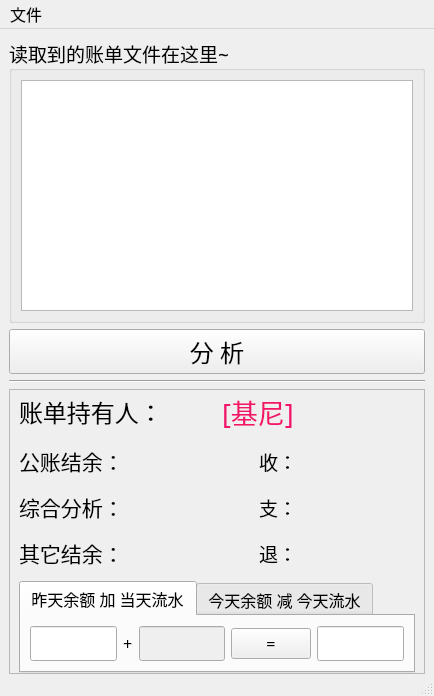
<?xml version="1.0" encoding="UTF-8"?>
<ui version="4.0">
 <class>MainWindow</class>
 <widget class="QMainWindow" name="MainWindow">
  <property name="geometry">
   <rect>
    <x>0</x>
    <y>0</y>
    <width>434</width>
    <height>696</height>
   </rect>
  </property>
  <property name="windowTitle">
   <string>账单分析器</string>
  </property>
  <widget class="QWidget" name="centralwidget">
   <layout class="QVBoxLayout" name="verticalLayout_2" stretch="1,1,3,1">
    <property name="bottomMargin">
     <number>0</number>
    </property>
    <item>
     <widget class="QGroupBox" name="groupBox">
      <property name="sizePolicy">
       <sizepolicy hsizetype="Preferred" vsizetype="Preferred">
        <horstretch>0</horstretch>
        <verstretch>0</verstretch>
       </sizepolicy>
      </property>
      <property name="font">
       <font>
        <family>微软雅黑</family>
        <pointsize>14</pointsize>
       </font>
      </property>
      <property name="title">
       <string>读取到的账单文件在这里~</string>
      </property>
      <layout class="QHBoxLayout" name="horizontalLayout">
       <item>
        <widget class="QListWidget" name="l01">
         <property name="sizePolicy">
          <sizepolicy hsizetype="Expanding" vsizetype="Expanding">
           <horstretch>0</horstretch>
           <verstretch>0</verstretch>
          </sizepolicy>
         </property>
         <property name="resizeMode">
          <enum>QListView::Adjust</enum>
         </property>
         <property name="spacing">
          <number>12</number>
         </property>
         <property name="viewMode">
          <enum>QListView::ListMode</enum>
         </property>
         <property name="modelColumn">
          <number>0</number>
         </property>
         <property name="itemAlignment">
          <set>Qt::AlignLeading</set>
         </property>
        </widget>
       </item>
      </layout>
     </widget>
    </item>
    <item>
     <widget class="QPushButton" name="b01">
      <property name="sizePolicy">
       <sizepolicy hsizetype="Minimum" vsizetype="Fixed">
        <horstretch>0</horstretch>
        <verstretch>0</verstretch>
       </sizepolicy>
      </property>
      <property name="minimumSize">
       <size>
        <width>0</width>
        <height>45</height>
       </size>
      </property>
      <property name="font">
       <font>
        <family>微软雅黑</family>
        <pointsize>18</pointsize>
        <weight>50</weight>
        <bold>false</bold>
       </font>
      </property>
      <property name="text">
       <string>分 析</string>
      </property>
      <property name="checkable">
       <bool>false</bool>
      </property>
      <property name="checked">
       <bool>false</bool>
      </property>
      <property name="autoDefault">
       <bool>true</bool>
      </property>
     </widget>
    </item>
    <item>
     <widget class="Line" name="line">
      <property name="orientation">
       <enum>Qt::Horizontal</enum>
      </property>
     </widget>
    </item>
    <item>
     <widget class="QFrame" name="frame1">
      <property name="enabled">
       <bool>true</bool>
      </property>
      <property name="minimumSize">
       <size>
        <width>0</width>
        <height>270</height>
       </size>
      </property>
      <property name="frameShape">
       <enum>QFrame::StyledPanel</enum>
      </property>
      <property name="frameShadow">
       <enum>QFrame::Raised</enum>
      </property>
      <layout class="QVBoxLayout" name="verticalLayout" stretch="1,3,2">
       <property name="spacing">
        <number>10</number>
       </property>
       <property name="topMargin">
        <number>0</number>
       </property>
       <property name="bottomMargin">
        <number>0</number>
       </property>
       <item>
        <layout class="QHBoxLayout" name="horizontalLayout_3">
         <item>
          <widget class="QLabel" name="label">
           <property name="font">
            <font>
             <family>微软雅黑</family>
             <pointsize>18</pointsize>
            </font>
           </property>
           <property name="text">
            <string>账单持有人：</string>
           </property>
           <property name="margin">
            <number>7</number>
           </property>
          </widget>
         </item>
         <item>
          <widget class="QLabel" name="pname">
           <property name="font">
            <font>
             <family>微软雅黑</family>
             <pointsize>20</pointsize>
            </font>
           </property>
           <property name="styleSheet">
            <string notr="true">color: rgb(243, 21, 106)</string>
           </property>
           <property name="frameShadow">
            <enum>QFrame::Plain</enum>
           </property>
           <property name="text">
            <string>[基尼]</string>
           </property>
           <property name="alignment">
            <set>Qt::AlignLeading|Qt::AlignLeft|Qt::AlignVCenter</set>
           </property>
           <property name="setStyleSheet" stdset="0">
            <string>&quot;color:green&quot;</string>
           </property>
          </widget>
         </item>
        </layout>
       </item>
       <item>
        <layout class="QGridLayout" name="gridLayout" columnstretch="3,3,2,2" columnminimumwidth="0,0,0,0">
         <item row="0" column="0">
          <widget class="QLabel" name="label_8">
           <property name="font">
            <font>
             <family>微软雅黑</family>
             <pointsize>16</pointsize>
            </font>
           </property>
           <property name="text">
            <string>公账结余：</string>
           </property>
           <property name="margin">
            <number>7</number>
           </property>
          </widget>
         </item>
         <item row="0" column="1">
          <widget class="QLabel" name="m01">
           <property name="font">
            <font>
             <family>微软雅黑</family>
             <pointsize>18</pointsize>
            </font>
           </property>
           <property name="styleSheet">
            <string notr="true">color: rgb(7, 145, 230)</string>
           </property>
           <property name="frameShadow">
            <enum>QFrame::Plain</enum>
           </property>
           <property name="text">
            <string/>
           </property>
           <property name="alignment">
            <set>Qt::AlignLeading|Qt::AlignLeft|Qt::AlignVCenter</set>
           </property>
           <property name="setStyleSheet" stdset="0">
            <string>&quot;color:green&quot;</string>
           </property>
          </widget>
         </item>
         <item row="0" column="2">
          <widget class="QLabel" name="label_6">
           <property name="font">
            <font>
             <family>微软雅黑</family>
             <pointsize>14</pointsize>
            </font>
           </property>
           <property name="text">
            <string>收：</string>
           </property>
           <property name="margin">
            <number>9</number>
           </property>
          </widget>
         </item>
         <item row="0" column="3">
          <widget class="QLabel" name="x01">
           <property name="font">
            <font>
             <family>微软雅黑</family>
             <pointsize>14</pointsize>
            </font>
           </property>
           <property name="layoutDirection">
            <enum>Qt::LeftToRight</enum>
           </property>
           <property name="styleSheet">
            <string notr="true">color: rgb(80,80,80)</string>
           </property>
           <property name="frameShadow">
            <enum>QFrame::Plain</enum>
           </property>
           <property name="text">
            <string/>
           </property>
           <property name="alignment">
            <set>Qt::AlignLeading|Qt::AlignLeft|Qt::AlignVCenter</set>
           </property>
           <property name="margin">
            <number>9</number>
           </property>
           <property name="setStyleSheet" stdset="0">
            <string>&quot;color:green&quot;</string>
           </property>
          </widget>
         </item>
         <item row="1" column="0">
          <widget class="QLabel" name="label_3">
           <property name="font">
            <font>
             <family>微软雅黑</family>
             <pointsize>16</pointsize>
            </font>
           </property>
           <property name="text">
            <string>综合分析：</string>
           </property>
           <property name="margin">
            <number>7</number>
           </property>
          </widget>
         </item>
         <item row="1" column="1">
          <widget class="QLabel" name="m02">
           <property name="font">
            <font>
             <family>微软雅黑</family>
             <pointsize>14</pointsize>
            </font>
           </property>
           <property name="layoutDirection">
            <enum>Qt::LeftToRight</enum>
           </property>
           <property name="styleSheet">
            <string notr="true">color: rgb(80,80,80)</string>
           </property>
           <property name="frameShadow">
            <enum>QFrame::Plain</enum>
           </property>
           <property name="text">
            <string/>
           </property>
           <property name="alignment">
            <set>Qt::AlignLeading|Qt::AlignLeft|Qt::AlignVCenter</set>
           </property>
           <property name="setStyleSheet" stdset="0">
            <string>&quot;color:green&quot;</string>
           </property>
          </widget>
         </item>
         <item row="1" column="2">
          <widget class="QLabel" name="label_7">
           <property name="font">
            <font>
             <family>微软雅黑</family>
             <pointsize>14</pointsize>
            </font>
           </property>
           <property name="text">
            <string>支：</string>
           </property>
           <property name="margin">
            <number>8</number>
           </property>
          </widget>
         </item>
         <item row="1" column="3">
          <widget class="QLabel" name="x02">
           <property name="font">
            <font>
             <family>微软雅黑</family>
             <pointsize>14</pointsize>
            </font>
           </property>
           <property name="layoutDirection">
            <enum>Qt::LeftToRight</enum>
           </property>
           <property name="styleSheet">
            <string notr="true">color: rgb(80,80,80)</string>
           </property>
           <property name="frameShadow">
            <enum>QFrame::Plain</enum>
           </property>
           <property name="text">
            <string/>
           </property>
           <property name="alignment">
            <set>Qt::AlignLeading|Qt::AlignLeft|Qt::AlignVCenter</set>
           </property>
           <property name="margin">
            <number>9</number>
           </property>
           <property name="setStyleSheet" stdset="0">
            <string>&quot;color:green&quot;</string>
           </property>
          </widget>
         </item>
         <item row="2" column="0">
          <widget class="QLabel" name="label_4">
           <property name="font">
            <font>
             <family>微软雅黑</family>
             <pointsize>16</pointsize>
            </font>
           </property>
           <property name="text">
            <string>其它结余：</string>
           </property>
           <property name="margin">
            <number>7</number>
           </property>
          </widget>
         </item>
         <item row="2" column="1">
          <widget class="QLabel" name="m03">
           <property name="font">
            <font>
             <family>微软雅黑</family>
             <pointsize>14</pointsize>
            </font>
           </property>
           <property name="layoutDirection">
            <enum>Qt::LeftToRight</enum>
           </property>
           <property name="styleSheet">
            <string notr="true">color: rgb(80,80,80)</string>
           </property>
           <property name="frameShadow">
            <enum>QFrame::Plain</enum>
           </property>
           <property name="text">
            <string/>
           </property>
           <property name="alignment">
            <set>Qt::AlignLeading|Qt::AlignLeft|Qt::AlignVCenter</set>
           </property>
           <property name="setStyleSheet" stdset="0">
            <string>&quot;color:green&quot;</string>
           </property>
          </widget>
         </item>
         <item row="2" column="2">
          <widget class="QLabel" name="label_9">
           <property name="font">
            <font>
             <family>微软雅黑</family>
             <pointsize>14</pointsize>
            </font>
           </property>
           <property name="text">
            <string>退：</string>
           </property>
           <property name="margin">
            <number>9</number>
           </property>
          </widget>
         </item>
         <item row="2" column="3">
          <widget class="QLabel" name="x03">
           <property name="font">
            <font>
             <family>微软雅黑</family>
             <pointsize>14</pointsize>
            </font>
           </property>
           <property name="layoutDirection">
            <enum>Qt::LeftToRight</enum>
           </property>
           <property name="styleSheet">
            <string notr="true">color: rgb(80,80,80)</string>
           </property>
           <property name="frameShadow">
            <enum>QFrame::Plain</enum>
           </property>
           <property name="text">
            <string/>
           </property>
           <property name="alignment">
            <set>Qt::AlignLeading|Qt::AlignLeft|Qt::AlignVCenter</set>
           </property>
           <property name="margin">
            <number>9</number>
           </property>
           <property name="setStyleSheet" stdset="0">
            <string>&quot;color:green&quot;</string>
           </property>
          </widget>
         </item>
        </layout>
       </item>
       <item>
        <widget class="QTabWidget" name="tabWidget">
         <property name="minimumSize">
          <size>
           <width>0</width>
           <height>0</height>
          </size>
         </property>
         <property name="font">
          <font>
           <family>微软雅黑</family>
           <pointsize>12</pointsize>
          </font>
         </property>
         <property name="currentIndex">
          <number>0</number>
         </property>
         <widget class="QWidget" name="tab">
          <attribute name="title">
           <string>昨天余额 加 当天流水</string>
          </attribute>
          <layout class="QHBoxLayout" name="horizontalLayout_5">
           <item>
            <widget class="QLineEdit" name="addText01">
             <property name="sizePolicy">
              <sizepolicy hsizetype="Expanding" vsizetype="Fixed">
               <horstretch>0</horstretch>
               <verstretch>0</verstretch>
              </sizepolicy>
             </property>
             <property name="minimumSize">
              <size>
               <width>0</width>
               <height>0</height>
              </size>
             </property>
             <property name="font">
              <font>
               <family>Adobe Devanagari</family>
               <pointsize>14</pointsize>
              </font>
             </property>
             <property name="text">
              <string/>
             </property>
            </widget>
           </item>
           <item>
            <widget class="QLabel" name="label_2">
             <property name="maximumSize">
              <size>
               <width>20</width>
               <height>20</height>
              </size>
             </property>
             <property name="text">
              <string>+</string>
             </property>
            </widget>
           </item>
           <item>
            <widget class="QLineEdit" name="addText02">
             <property name="enabled">
              <bool>false</bool>
             </property>
             <property name="font">
              <font>
               <family>Adobe Devanagari</family>
               <pointsize>14</pointsize>
              </font>
             </property>
             <property name="text">
              <string/>
             </property>
            </widget>
           </item>
           <item>
            <widget class="QPushButton" name="addAction">
             <property name="text">
              <string>=</string>
             </property>
            </widget>
           </item>
           <item>
            <widget class="QLineEdit" name="addText03">
             <property name="font">
              <font>
               <family>Adobe Devanagari</family>
               <pointsize>14</pointsize>
              </font>
             </property>
             <property name="text">
              <string/>
             </property>
            </widget>
           </item>
          </layout>
         </widget>
         <widget class="QWidget" name="tab_2">
          <attribute name="title">
           <string>今天余额 减 今天流水</string>
          </attribute>
          <layout class="QHBoxLayout" name="horizontalLayout_6">
           <item>
            <widget class="QLineEdit" name="decText01">
             <property name="sizePolicy">
              <sizepolicy hsizetype="Expanding" vsizetype="Fixed">
               <horstretch>0</horstretch>
               <verstretch>0</verstretch>
              </sizepolicy>
             </property>
             <property name="minimumSize">
              <size>
               <width>0</width>
               <height>0</height>
              </size>
             </property>
             <property name="font">
              <font>
               <family>Adobe Devanagari</family>
               <pointsize>14</pointsize>
              </font>
             </property>
             <property name="text">
              <string/>
             </property>
            </widget>
           </item>
           <item>
            <widget class="QLabel" name="label_5">
             <property name="enabled">
              <bool>true</bool>
             </property>
             <property name="maximumSize">
              <size>
               <width>20</width>
               <height>20</height>
              </size>
             </property>
             <property name="text">
              <string>-</string>
             </property>
            </widget>
           </item>
           <item>
            <widget class="QLineEdit" name="decText02">
             <property name="enabled">
              <bool>false</bool>
             </property>
             <property name="font">
              <font>
               <family>Adobe Devanagari</family>
               <pointsize>14</pointsize>
              </font>
             </property>
             <property name="text">
              <string/>
             </property>
            </widget>
           </item>
           <item>
            <widget class="QPushButton" name="decAction">
             <property name="text">
              <string>=</string>
             </property>
            </widget>
           </item>
           <item>
            <widget class="QLineEdit" name="decText03">
             <property name="font">
              <font>
               <family>Adobe Devanagari</family>
               <pointsize>14</pointsize>
              </font>
             </property>
             <property name="text">
              <string/>
             </property>
            </widget>
           </item>
          </layout>
         </widget>
        </widget>
       </item>
      </layout>
     </widget>
    </item>
   </layout>
  </widget>
  <widget class="QMenuBar" name="menubar">
   <property name="geometry">
    <rect>
     <x>0</x>
     <y>0</y>
     <width>434</width>
     <height>27</height>
    </rect>
   </property>
   <property name="font">
    <font>
     <pointsize>12</pointsize>
    </font>
   </property>
   <widget class="QMenu" name="menu">
    <property name="font">
     <font>
      <pointsize>12</pointsize>
     </font>
    </property>
    <property name="title">
     <string>文件</string>
    </property>
    <addaction name="setRec"/>
    <addaction name="separator"/>
   </widget>
   <addaction name="menu"/>
  </widget>
  <widget class="QStatusBar" name="statusbar"/>
  <action name="setRec">
   <property name="checkable">
    <bool>false</bool>
   </property>
   <property name="checked">
    <bool>false</bool>
   </property>
   <property name="text">
    <string>选择文件目录</string>
   </property>
  </action>
 </widget>
 <resources/>
 <connections/>
</ui>
